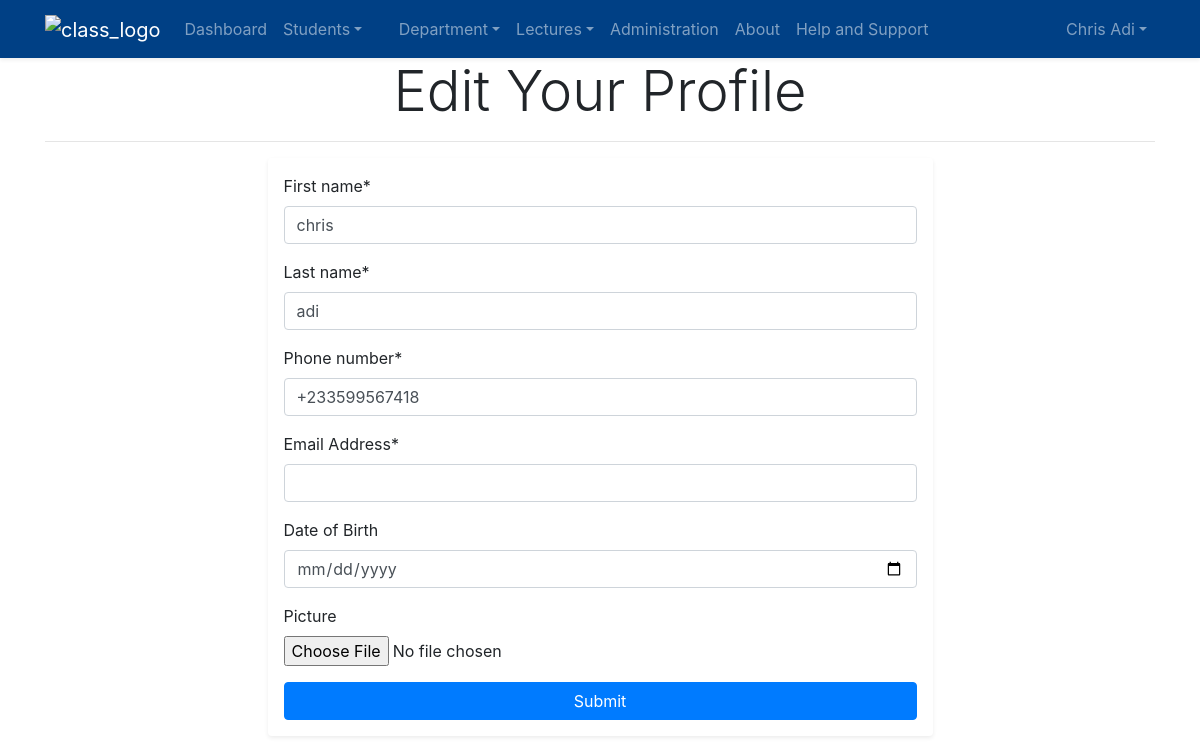
The app's page /accounts/editprofile/adichris/1/ (signed in) with its own data.
### accounts/models.py (models this page shows, shortened)
class User(AbstractBaseUser):
    first_name = models.CharField(max_length=150)
    last_name = models.CharField(max_length=250)
    phone_number = PhoneNumberField(unique=True)
    username = models.CharField(max_length=150, unique=True)
    dob = models.DateField(verbose_name="Date of Birth", null=True, blank=True)
    email = models.EmailField(verbose_name="Email Address", unique=True, null=True)
    slug = models.SlugField(null=True, blank=True, unique=True)
    timestamp = models.DateTimeField(auto_now_add=True)
    updated = models.DateTimeField(auto_now=True)
    is_active = models.BooleanField(default=True)
    is_admin = models.BooleanField(default=False)
    is_lecture = models.BooleanField(default=False)
    is_superuser = models.BooleanField(default=False)
    picture = models.ImageField(null=True, blank=True, upload_to=upload_user_to_path)
    session_key = models.CharField(max_length=32, unique=True, null=True, blank=True)
    REQUIRED_FIELDS = ['first_name', 'last_name', 'phone_number']
    USERNAME_FIELD = "username"
    EMAIL_FIELD = "email"
    objects = UserManager()
    class Meta:
        verbose_name = 'User'
        verbose_name_plural = 'Users'
        ordering = ("last_name", "first_name", "username")
    def get_full_name(self):
        try:
            if self.generalsetting.name_order == "l":
                return "%s %s" % (self.last_name.title(), self.first_name.title())
            else:
                return "%s %s" % (self.first_name.title(), self.last_name.title())
        except AttributeError:
            return "%s %s" % (self.last_name.title(), self.first_name.title())
    def get_absolute_url(self):
        from django.urls import reverse
        return reverse("accounts:user-profile", args=(self.slug, self.pk))
    @property
    def is_staff(self):
        return bool((self.is_superuser or self.is_admin) and self.is_active)

### setting/models.py (models this page shows, shortened)
class GeneralSetting(models.Model):
    semester = models.CharField(max_length=60, choices=CourseSemester.choices,
                                help_text="The current academic semester",
                                default=CourseSemester.SEMESTER1,
                                )
    name_order = models.CharField(max_length=20, choices=NameOrder.choices,
                                  help_text="How to order your name",
                                  default=NameOrder.FIRSTNAME,
                                  )
    academic_year = models.CharField(max_length=11, default=current_year-1,
                                     help_text="Select the academic year for the semester",
                                     )
    user = models.OneToOneField(User, on_delete=models.CASCADE, unique=True)

### accounts/views.py (the view, shortened to what this page needs)
# urls.py: path("editprofile/<slug:slug>/<int:pk>/", UserUpdateView.as_view(), name="profile_edit"),
class UserUpdateView(LoginRequiredMixin, UpdateView):
    model = User
    template_name = "accounts/create/superuser_createview.html"
    form_class = UserUpdateForm
    def get_context_data(self, **kwargs):
        ctx = super().get_context_data(**kwargs)
        is_me = self.request.user == self.object
        ctx["title"] = "Edit %s Profile" % "Your" if is_me else self.object.get_full_name
        return ctx
    def get(self, request, *args: str, **kwargs):
        if self.request.user.is_staff:
            return super().get(request, *args, **kwargs)
        else:
            return get_not_allowed_render_response(request)

### accounts/forms.py (shortened to what this page needs)
class UserUpdateForm(forms.ModelForm):
    class Meta:
        model = User
        fields = ("first_name", "last_name", "phone_number", "email", "dob", "picture")
        widgets = {
            "dob": forms.DateInput(attrs={"type": "date"}),
            "phone_number": PhoneNumberPrefixWidget(attrs={"class":"form-control", "type": "tel"})
        }
        error_messages = {
            "first_name": {
                "null": "first name is required",
                "max_length": "Staff first name length is too much",
            },
            "last_name": {
                "null": "your last name is required",
            },
            "phone_number": {
                "null": "phone number is required",
                "unique": "this phone number already exists",
            },
            "email": {
                "null": "email is required",
                "unique": "this email already exists",
            },
        }

### accounts/LoginSessionMiddleWare.py (called while the page is built)
    def __call__(self, request):
        user = request.user
        if user.is_authenticated:
            stored_session_key = user.session_key
            if stored_session_key and stored_session_key != request.session.session_key:
                try:
                    Session.objects.get(session_key=stored_session_key).delete()
                except Session.DoesNotExist:
                    pass
            user.session_key = request.session.session_key
            user.save()
        response = self.get_response(request)
        return response

### accounts/models.py (called while the page is built)
@receiver(models.signals.pre_save, sender=User)
def auto_slug(sender, instance, **kwargs):
    if not instance.slug:
        instance.slug = tool_utils.unique_slug_gen(instance)

### accounts/templates/accounts/create/superuser_createview.html (shortened to what this page needs)
{% extends 'base.html' %}
{% load crispy_forms_tags %}
{% block content %}
    <div class="container">
        <div class="row">
            <div class="col-12">
                <p class="display-4 text-center">
                {% if title %}
                    {{ title }}
                {% else %}
                Staff Register Form
                {% endif %}
                    </p>
                    <hr>
            </div>
        </div>
    </div>
<div class="container">
    <div class="">
        <div class="row">
            <div class="col-md-7 mx-auto mb-3 p-3 shadow-sm rounded">
                <form method="post" enctype="multipart/form-data">
                    {{ form|crispy }}
                    <button class="btn btn-primary float-md-right btn-block" onclick="appendSpinOnClick(this)">Submit</button>
                </form>
            </div>
        </div>
    </div>
</div>
{% endblock content %}

### templates/snippet/admin-navbar.html (shortened to what this page needs)
{% url 'landing-page' as landingPage %}
{% url 'department:create' as add_department %}
{% url 'department:list' as list_department %}
{% url 'lecture:add' as add_lecture %}
{% url 'student:register' as add_student %}
{% url 'student:list' as list_student %}
{% url 'lecture:list' as list_lecture %}
{% url 'about-page' as about_url %}
{% url 'support-page' as support_url %}
{% url 'accounts:admin-dashboard' as dashboard_url %}
{% load static %}
<nav class="navbar navbar-expand-lg navbar-dark  sticky-top shadow-sm  bg-admin-nav">
      <div class="container">
          <a class="navbar-brand {% if request.path  == landingPage %} active {% endif %}" href="{{ landingPage }}" title="home page"><img src="{% static 'DefaultImg/class_logo.png' %}" alt="class_logo" class="img-fluid" style="height: 1.5em;"></a>
          <div class="collapse navbar-collapse" id="ftco-nav">
              <ul class="navbar-nav mr-auto">
                  <li class="nav-item"><a href="{{ dashboard_url }}" class="nav-link {% if request.path == dashboard_url%} active {%  endif %}">Dashboard</a></li>
              <li class="dropdown nav-item">
                  <a href="#" class="dropdown-toggle nav-link {% if request.path == add_student or request.path == list_student %} active {% endif %}" data-toggle="dropdown"><span class="caret">Students</span></a>
              </li>
              <li class="dropdown nav-item {% if request.path == add_department or request.path == list_department %} active {%  endif %}">
                  <a href="#" class="dropdown-toggle nav-link " data-toggle="dropdown"><span class="caret "><i class="fa fa-university mr-2"></i>Department</span></a>
              </li>
              <li class="dropdown nav-item">
                  <a href="#" class="dropdown-toggle nav-link {% if request.path == add_lecture or request.path == list_lecture %} active {%  endif %}" data-toggle="dropdown"><span class="caret">Lectures</span></a>
              </li>
                <li class="nav-item"><a href="/admin" class="nav-link ">Administration</a></li>
                <li class="nav-item {% if request.path == about_url %} active {% endif %}">
                    <a href="{{ about_url }}" class="nav-link">About</a>
                </li>
                <li class="nav-item"><a href="{{ support_url }}" class="nav-link {% if request.path == support_url %} active {% endif %}">Help and Support</a></li>
              </ul>
              <ul class="navbar-nav ml-auto">
                  <li class="dropdown nav-item">
                      <a href="#" class="dropdown-toggle nav-link" data-toggle="dropdown"><span class="caret">{{ request.user.get_full_name|title }}</span></a>
                  </li>
              </ul>
          </div>
      </div>
  </nav>

### static/styles/custom.css (style rules this page uses)
.bg-admin-nav { background-color: #004085 !important; }

### records on screen
User: user.get_full_name "Chris Adi", first_name "chris", last_name "adi", phone_number "+233599567418"

### other values on screen
{{ title }} "Edit Your Profile"
